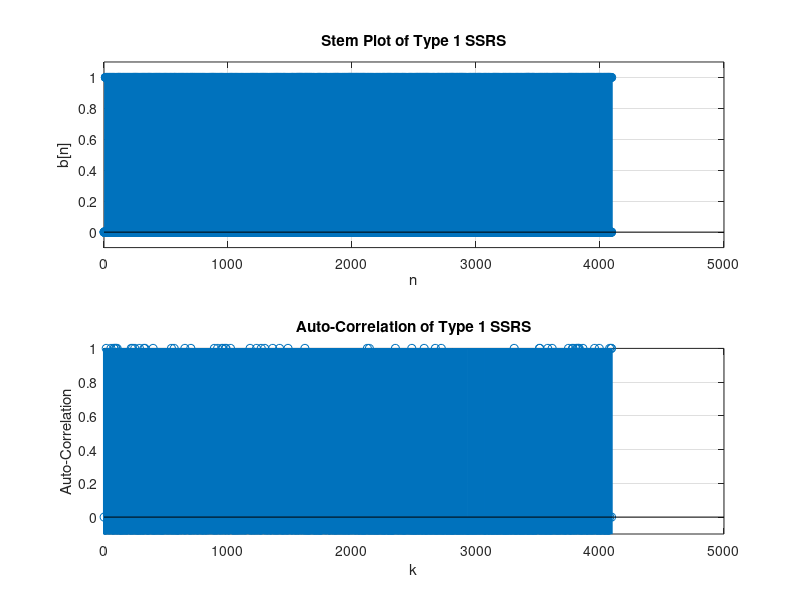

Recreate this plot in MATLAB.
% SSRS type 1

r = 12;
coeffs = [12, 8, 5, 4, 3, 1]; 


state = [1, 0, 0, 0, 0, 0, 0, 0, 0, 0, 0, 0]; 

sequence_length = 4095;  
sequence = zeros(1, sequence_length);  

for i = 1:sequence_length
    sequence(i) = state(end);    
    feedback = mod(sum(state(coeffs)), 2);    
    state = [feedback, state(1:end-1)];
end


sequence = 2 * sequence - 1;


auto_corr = zeros(1, sequence_length);  


for k = 0:(sequence_length-1)
    sum_value = 0;
    for n = 1:(sequence_length-k)  
        sum_value = sum_value + sequence(n) * sequence(n + k);
    end
    auto_corr(k + 1) = sum_value;
end


figure;
subplot(2,1,1); 
stem(0:sequence_length-1, (sequence+1)/2, 'o', 'LineWidth', 1.5);  
xlabel('n');
ylabel('b[n]');
title('Stem Plot of Type 1 SSRS');
grid on;
ylim([-0.1 1.1]);


subplot(2,1,2); 
stem(0:(sequence_length-1), auto_corr, 'o', 'LineWidth', 1.5);
xlabel('k');
ylabel('Auto-Correlation');
title('Auto-Correlation of Type 1 SSRS');
grid on;
ylim([-1/sequence_length-0.1 1]);





